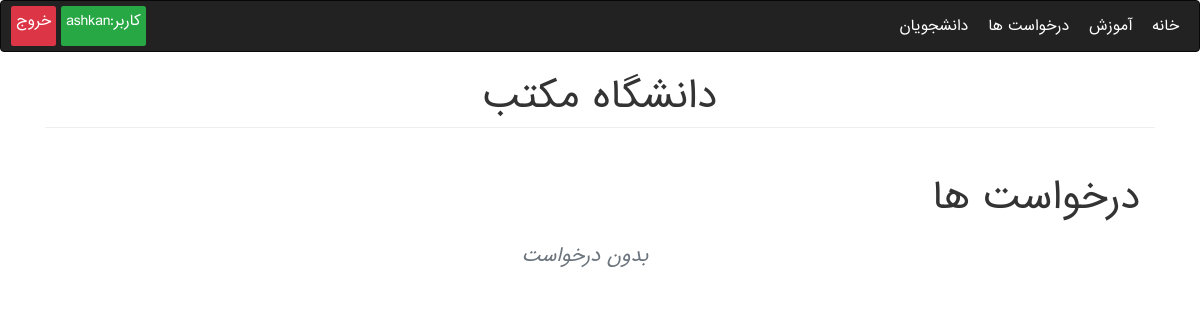
The app's page /Education/requests/ (signed in), older data.
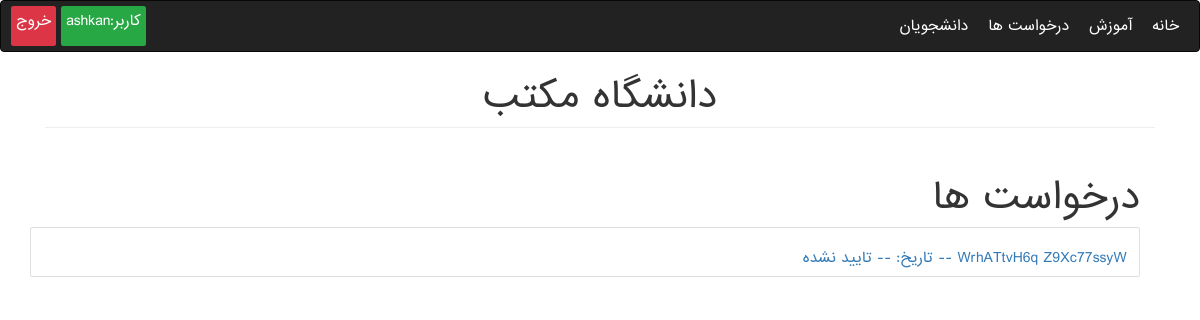
The same page, newer data.
### Education/models.py (models this page shows, shortened)
class Person(models.Model):
    user = models.OneToOneField(User, on_delete=models.CASCADE, null=True, blank=True, verbose_name=USERNAME)
    first_name = models.CharField(max_length=200, verbose_name=FIRST_NAME)
    last_name = models.CharField(max_length=200, verbose_name=LAST_NAME)
    birthday = models.DateField(verbose_name=BIRTHDAY)
    address = models.TextField(verbose_name=ADDRESS)
    personal_id = models.CharField(max_length=200, unique=True, blank=True, null=True, verbose_name=PERSONAL_ID)
    email = models.EmailField(verbose_name=EMAIL)
    entry_date = models.DateField(null=True, blank=True, default=django.utils.timezone.now, verbose_name=ENTRY_DATE)
    register_date = models.DateField(null=True, blank=True, default=django.utils.timezone.now,
                                     verbose_name=REGISTER_DATE)

class Student(Person):
    college = models.ForeignKey(College, on_delete=models.CASCADE, related_name='students', null=True)
    study_field = models.ForeignKey(StudyField, on_delete=models.CASCADE, null=True, blank=True,
                                    verbose_name=STUDY_FIELD, related_name='students')
    registration_confirmation = models.BooleanField(default=False, verbose_name=REGISTER_CONFIRM)
    max_units = models.PositiveIntegerField(default=24, verbose_name=MAX_UNITS)
    class Meta:
        permissions = [('can_write_blog', 'Can Write Blog')]

class Person(models.Model):
    user = models.OneToOneField(User, on_delete=models.CASCADE, null=True, blank=True, verbose_name=USERNAME)
    first_name = models.CharField(max_length=200, verbose_name=FIRST_NAME)
    last_name = models.CharField(max_length=200, verbose_name=LAST_NAME)
    birthday = models.DateField(verbose_name=BIRTHDAY)
    address = models.TextField(verbose_name=ADDRESS)
    personal_id = models.CharField(max_length=200, unique=True, blank=True, null=True, verbose_name=PERSONAL_ID)
    email = models.EmailField(verbose_name=EMAIL)
    entry_date = models.DateField(null=True, blank=True, default=django.utils.timezone.now, verbose_name=ENTRY_DATE)
    register_date = models.DateField(null=True, blank=True, default=django.utils.timezone.now,
                                     verbose_name=REGISTER_DATE)

### Education/views.py (the view)
# urls.py: path('requests/', StudentRequestsView.as_view(), name='std_requests'),
class StudentRequestsView(generic.ListView):
    template_name = 'Education/educate/stds_requests.html'
    queryset = Student.objects.filter(registration_confirmation=False)

### Education/templatetags/education_extras.py (called while the page is built)
@register.filter(name='en_to_fa')
def en_to_fa(text):
    fa_numbers = ['۰', '۱', '۲', '۳', '۴', '۵', '۶', '۷', '۸', '۹']
    text_list = list(str(text))
    for i in range(len(text_list)):
        if text_list[i].isnumeric():
            text_list[i] = fa_numbers[int(text_list[i])]
    return ''.join(text_list)

@register.filter(name='convert_date')
def convert_date(date):
    j_date = jdatetime.date.fromgregorian(day=date.day, month=date.month, year=date.year)
    month = j_date.j_months_fa[j_date.month - 1]
    return f"{en_to_fa(j_date.day)} {month} {en_to_fa(j_date.year)}"

### templates/Education/educate/stds_requests.html (shortened to what this page needs)
{% extends 'Education/base.html' %}
{% load education_extras %}
{% block content %}
<div class="container mt-5">
        <div class="text-right"><h1>درخواست ها</h1></div>
        {% if object_list %}
            {% for request in object_list %}
                <div class="card text-right">
                    <a href="{% url 'Education:edit' 'requests' request.id  %}">
                          <div class="card-body">
                              <div class="card-title">
                                <h5 class="float-right">{{ request.first_name }} {{ request.last_name }} -- تاریخ: {{ request.register_date|convert_date }} -- تایید نشده</h5>
                              </div>
                          </div>
                    </a>
                </div>
            {% endfor %}
        {% else %}
            <div class="text-center opacity-50 mt-5">
                <h4 class="text-secondary"><i>بدون درخواست</i></h4>
            </div>
        {% endif %}
</div>
{% endblock %}

Row changes from the older to the newer data that the page shows:
added Student: first_name "WrhATtvH6q", last_name "Z9Xc77ssyW"
Text that changed along with them:
text no longer shown: "بدون درخواست"
